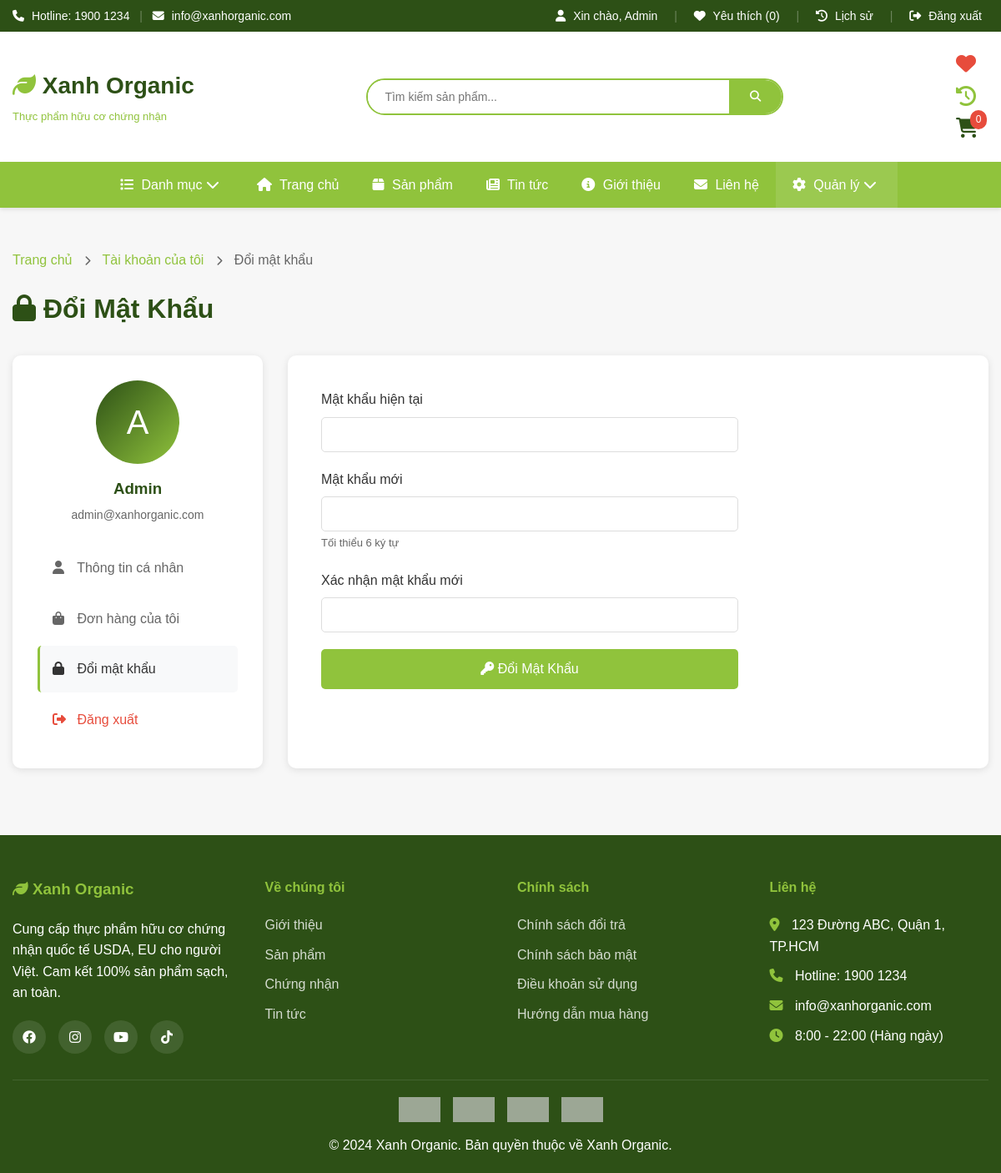
The page /editpassword.php (signed in) on the database its author committed.
### tables this page shows
CREATE TABLE users (
    id INT AUTO_INCREMENT PRIMARY KEY,
    full_name VARCHAR(100) NOT NULL,
    email VARCHAR(150) NOT NULL UNIQUE,
    password VARCHAR(255) NOT NULL,
    phone VARCHAR(20),
    address TEXT,
    role ENUM('customer', 'admin') DEFAULT 'customer',
    created_at TIMESTAMP DEFAULT CURRENT_TIMESTAMP,
    updated_at TIMESTAMP DEFAULT CURRENT_TIMESTAMP ON UPDATE CURRENT_TIMESTAMP
);

### includes/config.php (called while the page is built, shortened)
<?php
function isLoggedIn() {
return isset($_SESSION['user_id']);
}
?>

### includes/functions.php (called while the page is built, shortened)
<?php
function getCurrentUser() {
    global $conn;
    $user_id = $_SESSION['user_id'];
    $sql = "SELECT * FROM users WHERE id = ?";
    $stmt = $conn->prepare($sql);
    $stmt->bind_param("i", $user_id);
    $stmt->execute();
    $result = $stmt->get_result();
    return $result->fetch_assoc();
}
?>

### editpassword.php (the view, shortened to what this page needs)
<?php
require_once 'includes/config.php';
require_once 'includes/header.php';
$user = getCurrentUser();
?>
<div class="container">
    <div style="padding: 20px 0; color: #666;">
        <a href="<?php echo SITE_URL; ?>" style="color: #90c33c;">Trang chủ</a>
        <i class="fas fa-chevron-right" style="margin: 0 10px; font-size: 12px;"></i>
        <a href="<?php echo SITE_URL; ?>/profile.php" style="color: #90c33c;">Tài khoản của tôi</a>
        <i class="fas fa-chevron-right" style="margin: 0 10px; font-size: 12px;"></i>
        <span>Đổi mật khẩu</span>
    </div>
    <h1 style="color: #2d5016; margin-bottom: 30px;">
        <i class="fas fa-lock"></i> Đổi Mật Khẩu
    </h1>
    <div style="display: grid; grid-template-columns: 300px 1fr; gap: 30px;">
        <div>
            <div style="background: white; padding: 30px; border-radius: 10px; box-shadow: 0 2px 10px rgba(0,0,0,0.1);">
                <div style="text-align: center; margin-bottom: 25px;">
                    <div style="width: 100px; height: 100px; margin: 0 auto 15px; background: linear-gradient(135deg, #2d5016, #90c33c); border-radius: 50%; display: flex; align-items: center; justify-content: center; font-size: 40px; color: white;">
                        <?php echo strtoupper(substr($user['full_name'], 0, 1)); ?>
                    </div>
                    <h3 style="color: #2d5016; margin-bottom: 5px;"><?php echo htmlspecialchars($user['full_name']); ?></h3>
                    <p style="color: #666; font-size: 14px;"><?php echo htmlspecialchars($user['email']); ?></p>
                </div>
                <nav style="list-style: none; padding: 0;">
                    <a href="profile.php#profile-info" style="display: block; padding: 15px; color: #666; border-left: 3px solid transparent; margin-bottom: 5px; border-radius: 5px; transition: all 0.3s;"
                       onmouseover="this.style.background='#f8f9fa'; this.style.borderLeftColor='#90c33c'"
                       onmouseout="this.style.background='transparent'; this.style.borderLeftColor='transparent'">
                        <i class="fas fa-user" style="width: 25px;"></i> Thông tin cá nhân
                    </a>
                    <a href="profile.php#orders" style="display: block; padding: 15px; color: #666; border-left: 3px solid transparent; margin-bottom: 5px; border-radius: 5px; transition: all 0.3s;"
                       onmouseover="this.style.background='#f8f9fa'; this.style.borderLeftColor='#90c33c'"
                       onmouseout="this.style.background='transparent'; this.style.borderLeftColor='transparent'">
                        <i class="fas fa-shopping-bag" style="width: 25px;"></i> Đơn hàng của tôi
                    </a>
                    <a href="editpassword.php" style="display: block; padding: 15px; color: #333; border-left: 3px solid #90c33c; background: #f8f9fa; margin-bottom: 5px; border-radius: 5px;">
                        <i class="fas fa-lock" style="width: 25px;"></i> Đổi mật khẩu
                    </a>
                    <a href="<?php echo SITE_URL; ?>/logout.php" style="display: block; padding: 15px; color: #e74c3c; border-left: 3px solid transparent; border-radius: 5px; transition: all 0.3s;"
                       onmouseover="this.style.background='#f8f9fa'"
                       onmouseout="this.style.background='transparent'"
                       onclick="return confirm('Bạn có chắc muốn đăng xuất?')">
                        <i class="fas fa-sign-out-alt" style="width: 25px;"></i> Đăng xuất
                    </a>
                </nav>
            </div>
        </div>
        <div style="background: white; padding: 40px; border-radius: 10px; box-shadow: 0 2px 10px rgba(0,0,0,0.1);">
            <form method="POST" style="max-width: 500px;">
                <div class="form-group">
                    <label for="current_password">Mật khẩu hiện tại</label>
                    <input type="password" id="current_password" name="current_password" required>
                </div>
                <div class="form-group">
                    <label for="new_password">Mật khẩu mới</label>
                    <input type="password" id="new_password" name="new_password" required minlength="6">
                    <small style="color: #666; font-size: 13px;">Tối thiểu 6 ký tự</small>
                </div>
                <div class="form-group">
                    <label for="confirm_password">Xác nhận mật khẩu mới</label>
                    <input type="password" id="confirm_password" name="confirm_password" required minlength="6">
                </div>
                <button type="submit" name="change_password" class="btn-submit">
                    <i class="fas fa-key"></i> Đổi Mật Khẩu
                </button>
            </form>
        </div>
    </div>
</div>
<?php require_once 'includes/footer.php'; ?>

### assets/css/style.css (style rules this page uses)
* { margin: 0; padding: 0; box-sizing: border-box; }
body { font-family: 'Roboto', sans-serif; line-height: 1.6; color: #333; background-color: #f8f9fa; }
.container { max-width: 1200px; margin: 0 auto; padding: 0 15px; }
a { text-decoration: none; color: inherit; transition: all 0.3s ease; }
button { cursor: pointer; border: none; outline: none; }
.form-group { margin-bottom: 20px; }
.form-group label { display: block; margin-bottom: 8px; font-weight: 500; color: #333; }
.form-group input, .form-group textarea, .form-group select { width: 100%; padding: 12px 15px; border: 1px solid #ddd; border-radius: 5px; font-size: 14px; outline: none; transition: all 0.3s; }
.btn-submit { width: 100%; background-color: #90c33c; color: white; padding: 15px; border-radius: 5px; font-size: 16px; font-weight: 500; transition: all 0.3s; }
body { font-family: Arial, sans-serif; margin: 0; background: #f7f7f7; }
h1 { color: #2d5016; margin-bottom: 20px; }

### rows shown on the page
users: full_name "A", full_name "Admin", email "admin@xanhorganic.com"

### other values the page prints
$_SESSION['full_name'] "Admin"
$wishlist_count "0"
$cart_count "0"
